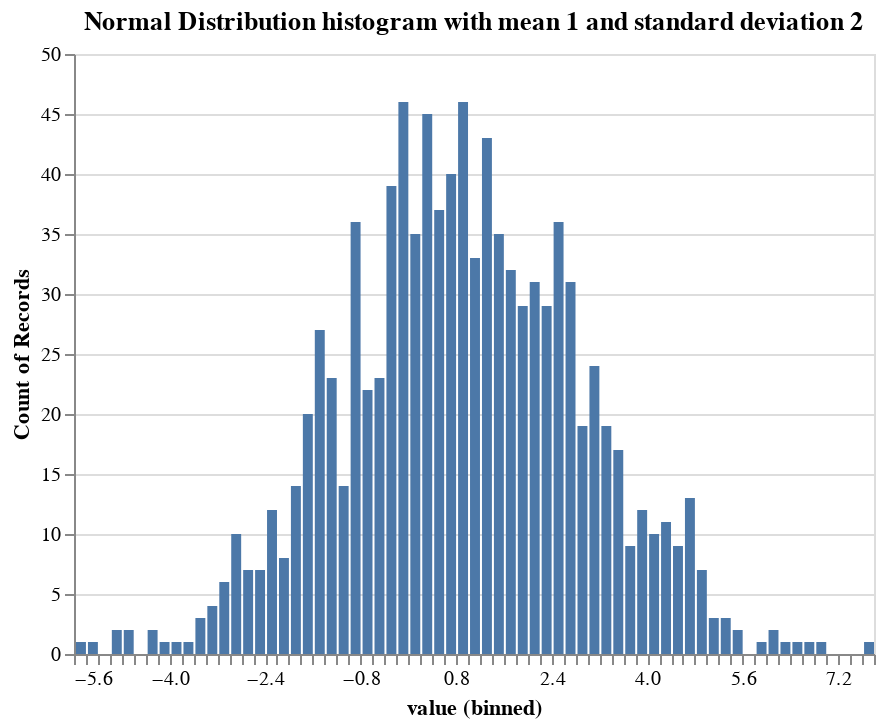

Source (notebook cell):
### Code cell
# (2)
def display_norm(mean, std):
    norm_dist_func = stats.norm(mean, std)
    results = norm_dist_func.rvs(1000)
    normal_values = pd.DataFrame({"value": results})
    norm_plot = alt.Chart(normal_values, title="Normal Distribution histogram with mean " + str(mean) + " and standard deviation " + str(std)).mark_bar().encode(
    alt.X("value", bin=alt.Bin(maxbins=100)),
    y='count()',)
    norm_plot.display()
    
display_norm(1,2)

### Figure 1 — Vega-Lite specification as saved in the notebook (floating-point values rounded to 4 significant figures; data arrays with more than 128 entries replaced by an {"elided": "..."} marker saying what was removed)
{"config": {"view": {"continuousWidth": 400, "continuousHeight": 300}}, "data": {"name": "data-66533ada8e8c52ba28631ce8a4f48d4f"}, "mark": "bar", "encoding": {"x": {"bin": {"maxbins": 100}, "field": "value", "type": "quantitative"}, "y": {"aggregate": "count", "type": "quantitative"}}, "title": "Normal Distribution histogram with mean 1 and standard deviation 2", "$schema": "https://vega.github.io/schema/vega-lite/v4.17.0.json", "datasets": {"data-66533ada8e8c52ba28631ce8a4f48d4f": {"elided": "1000 records"}}}
